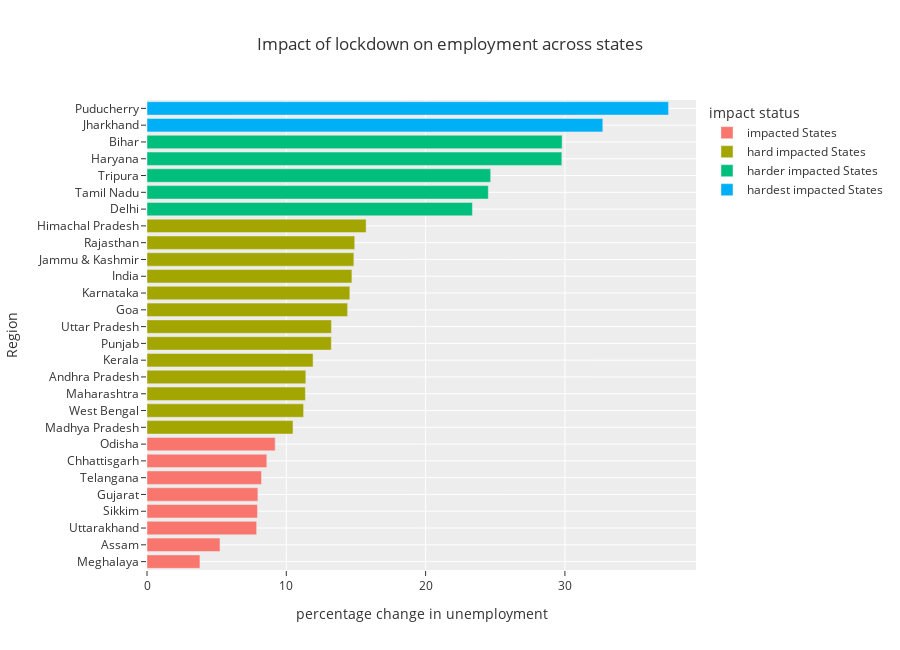

This figure's notebook cell:
### Code cell
graph = px.bar(plot_per, y='Region',x='percentage change in unemployment',color='impact status',
            title='Impact of lockdown on employment across states',template='ggplot2',height=650)

graph.show()

### Figure 1 — Plotly figure (JSON) as saved in the notebook; plotly's stock layout.template omitted (floating-point values rounded to 4 significant figures)
{"data": [{"alignmentgroup": "True", "hovertemplate": "impact status=impacted States<br>percentage change in unemployment=%{x}<br>Region=%{y}<extra></extra>", "legendgroup": "impacted States", "marker": {"color": "#F8766D", "pattern": {"shape": ""}}, "name": "impacted States", "offsetgroup": "impacted States", "orientation": "h", "showlegend": true, "textposition": "auto", "type": "bar", "x": [3.8, 5.24, 7.87, 7.93, 7.96, 8.22, 8.6, 9.2], "xaxis": "x", "y": ["Meghalaya", "Assam", "Uttarakhand", "Sikkim", "Gujarat", "Telangana", "Chhattisgarh", "Odisha"], "yaxis": "y"}, {"alignmentgroup": "True", "hovertemplate": "impact status=hard impacted States<br>percentage change in unemployment=%{x}<br>Region=%{y}<extra></extra>", "legendgroup": "hard impacted States", "marker": {"color": "#A3A500", "pattern": {"shape": ""}}, "name": "hard impacted States", "offsetgroup": "hard impacted States", "orientation": "h", "showlegend": true, "textposition": "auto", "type": "bar", "x": [10.48, 11.24, 11.37, 11.4, 11.92, 13.23, 13.24, 14.4, 14.56, 14.71, 14.85, 14.91, 15.73], "xaxis": "x", "y": ["Madhya Pradesh", "West Bengal", "Maharashtra", "Andhra Pradesh", "Kerala", "Punjab", "Uttar Pradesh", "Goa", "Karnataka", "India", "Jammu & Kashmir", "Rajasthan", "Himachal Pradesh"], "yaxis": "y"}, {"alignmentgroup": "True", "hovertemplate": "impact status=harder impacted States<br>percentage change in unemployment=%{x}<br>Region=%{y}<extra></extra>", "legendgroup": "harder impacted States", "marker": {"color": "#00BF7D", "pattern": {"shape": ""}}, "name": "harder impacted States", "offsetgroup": "harder impacted States", "orientation": "h", "showlegend": true, "textposition": "auto", "type": "bar", "x": [23.36, 24.5, 24.67, 29.78, 29.8], "xaxis": "x", "y": ["Delhi", "Tamil Nadu", "Tripura", "Haryana", "Bihar"], "yaxis": "y"}, {"alignmentgroup": "True", "hovertemplate": "impact status=hardest impacted States<br>percentage change in unemployment=%{x}<br>Region=%{y}<extra></extra>", "legendgroup": "hardest impacted States", "marker": {"color": "#00B0F6", "pattern": {"shape": ""}}, "name": "hardest impacted States", "offsetgroup": "hardest impacted States", "orientation": "h", "showlegend": true, "textposition": "auto", "type": "bar", "x": [32.72, 37.44], "xaxis": "x", "y": ["Jharkhand", "Puducherry"], "yaxis": "y"}], "layout": {"barmode": "relative", "height": 650, "legend": {"title": {"text": "impact status"}, "tracegroupgap": 0}, "title": {"text": "Impact of lockdown on employment across states"}, "xaxis": {"anchor": "y", "domain": [0, 1], "title": {"text": "percentage change in unemployment"}}, "yaxis": {"anchor": "x", "domain": [0, 1], "title": {"text": "Region"}}}}
